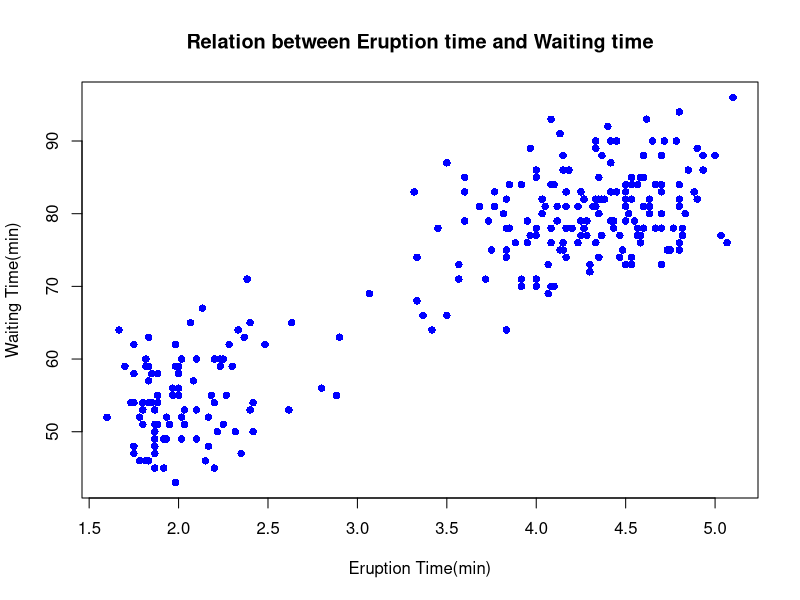

Generate this figure with R:
## ---- chunk 1
#| echo: false
# loading the data
data("faithful")
#plotting a scatter plot
plot(faithful$eruptions,faithful$waiting,pch=16,col="blue",
     main="Relation between Eruption time and Waiting time",xlab = "Eruption Time(min)",
     ylab="Waiting Time(min)")

